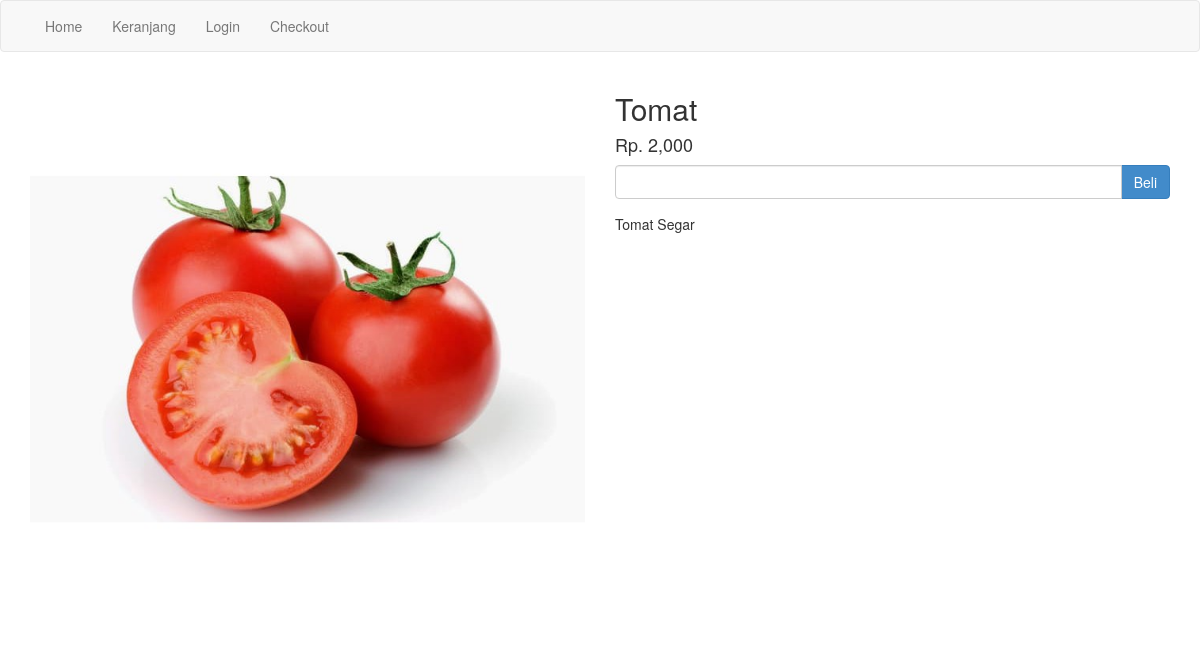
/detail.php?id=8, run on an earlier commit of the app's database.
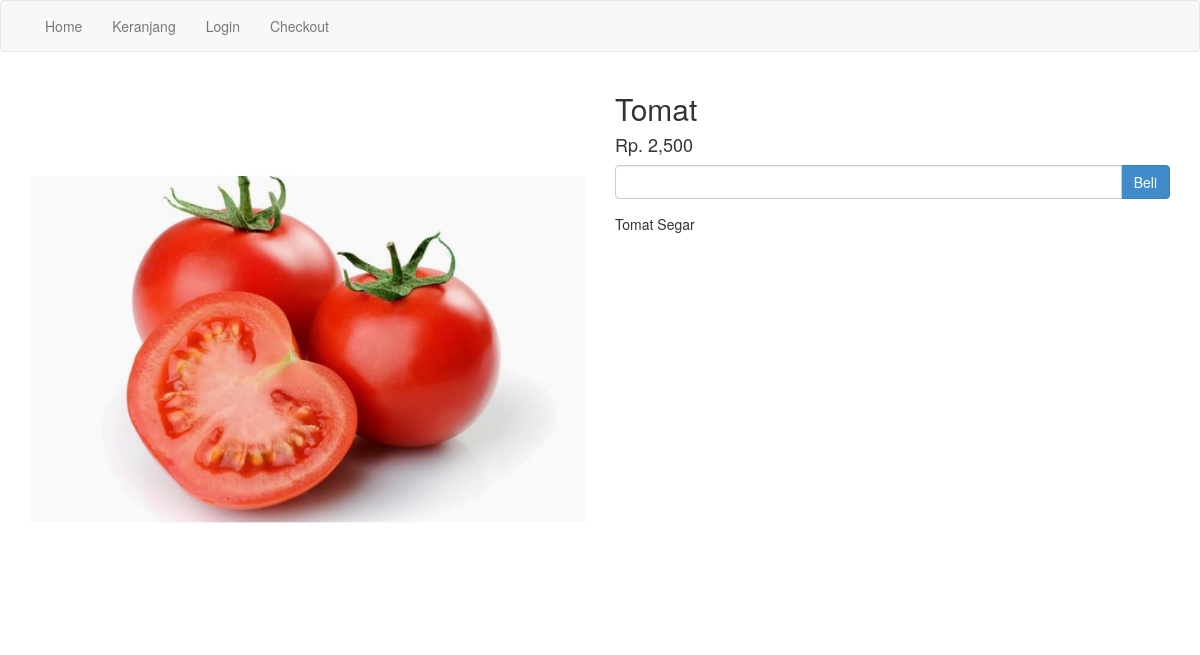
And on a later commit of the database.
### tables this page shows
CREATE TABLE `produk` (
  `id_produk` int(11) NOT NULL,
  `nama_produk` varchar(100) NOT NULL,
  `harga_produk` int(11) NOT NULL,
  `berat_produk` int(11) NOT NULL,
  `foto_produk` varchar(100) NOT NULL,
  `deskripsi_produk` text NOT NULL
);

### detail.php (the view, shortened to what this page needs)
<?php include 'koneksi.php';?>
<?php
$id_produk= $_GET["id"];
$query = $koneksi->query("SELECT * FROM produk WHERE id_produk = '$id_produk'");
$data  = $query->fetch_assoc();
?>
<!DOCTYPE html>
<html>
<head>
    <link rel="stylesheet" type="text/css" href="admin/assets/css/bootstrap.css">
</head>
<body>
<nav class="navbar navbar-default">
		<div class="container">
			<ul class="nav navbar-nav">
				<li><a href="index.php">Home</a></li>
				<li><a href="keranjang.php">Keranjang</a></li>
				<?php if(isset($_SESSION['pelanggan'])) : ?>
					<li><a href="logout.php">Logout</a></li>
				<?php else : ?>
					<li><a href="login.php">Login</a></li>
				<?php endif ?>
				<li><a href="checkout.php">Checkout</a></li>
			</ul>
		</div>
</nav>
<section class="kontent">
    <div class="container">
        <div class="row">
            <div class="col-md-6">
            <img src="foto_produk/<?php echo $data["foto_produk"];?>" alt="" class="img-responsive" >
            </div>
            <div class="col-md-6">
            <h2><?php echo $data["nama_produk"]?></h2>
            <h4>Rp. <?php echo number_format($data["harga_produk"]); ?></h4>
            <form method="post">
                <div class="form-group">
                    <div class="input-group">
                       <input type="number" min="1" class="form-control" name="jumlah">
                        <div class="input-group-btn">
                            <button class="btn btn-primary" name="beli"> Beli </button>
                        </div>
                    </div>
                </div>
            </form>
            <p><?php echo $data["deskripsi_produk"]; ?></p>
            </div>
        </div>
</section>
</body>
</html>

What changed in the data, as far as the page shows it:
changed produk "Tomat": harga_produk "2,000" → "2,500"
